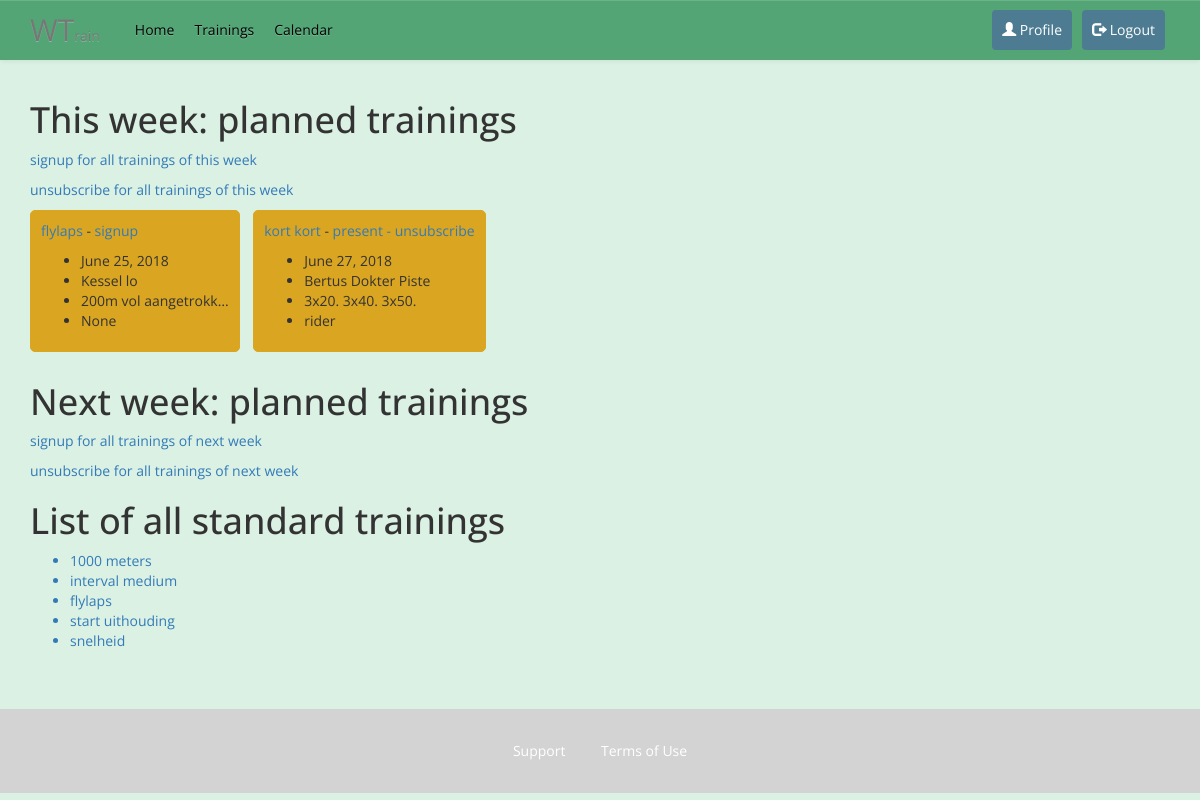
The page /all-trainings/ (signed in) on the database its author committed.
### home/models.py (models this page shows, shortened)
class Training(models.Model):
    name = models.CharField(max_length=60, default='AddName')
    is_standard = models.BooleanField(default=True)
    date = models.DateField((u"Date"), default=datetime.date.today, blank=True, null=True)
    start_time = models.TimeField((u"Start Time"), blank=True, null=True)
    end_time = models.TimeField((u"End Time"), blank=True, null=True)
    location = models.ForeignKey(Location, on_delete=models.CASCADE,)
    trainers = models.ManyToManyField(Profile, blank=True, related_name='trainer')
    riders = models.ManyToManyField(Profile, blank=True, related_name='athlete')
    program = models.ForeignKey(Training_program, on_delete=models.CASCADE, blank=True, null=True)
    warm_up = models.ForeignKey(Warm_up, on_delete=models.CASCADE, blank=True, null=True)
    core = models.ForeignKey(Core, on_delete=models.CASCADE, blank=True, null=True)
    cool_down = models.ForeignKey(Cool_down, on_delete=models.CASCADE, blank=True, null=True)
    def __str__(self):
        return self.name
    class Meta:
        ordering = ['name']

class Location(models.Model):
    name = models.CharField(max_length=30)
    address = models.CharField(max_length=50)
    city = models.CharField(max_length=60)
    state_province = models.CharField(max_length=30, blank=True)
    country = models.CharField(max_length=50)
    def __str__(self):
        return self.name
    class Meta:
        ordering = ['name']

class Core(models.Model):
    name = models.CharField(max_length=50, default="core")
    content_1 = models.TextField(max_length=1000, blank=True)
    content_1_repeat = models.IntegerField(default=1, blank=True, null=True, verbose_name="aantal keer")
    content_2 = models.TextField(max_length=1000, blank=True, null=True)
    content_2_repeat = models.IntegerField(default=1, blank=True, null=True, verbose_name="aantal keer")

### home/views.py (the view, shortened to what this page needs)
# urls.py: url(r'^all-trainings/$', views.display_trainings),
@login_required
def display_trainings(request):
    trainings_standard = Training.objects.filter(is_standard=True).order_by('date')
    weekNumber = date.today().isocalendar()[1]
    weekNumberPlus = weekNumber + 1
    print(weekNumber)
    trainings_future_week = Training.objects.filter(is_standard=False).filter(date__week=weekNumber).order_by('date')
    trainings_future_next_week = Training.objects.filter(is_standard=False).filter(date__week=weekNumberPlus).order_by('date')
    trainings_future_week_dict= {}
    for training in trainings_future_week:
        trainers = training.trainers.all()
        riders = training.riders.all()
        user_is_present = None
        if request.user.profile in trainers:
            user_is_present = "trainer"
        if request.user.profile in riders:
            user_is_present = "rider"
        if request.user.profile in riders and request.user.profile in trainers:
            user_is_present = "rider & trainer"
        trainings_future_week_dict[training] = user_is_present
    trainings_future_next_week_dict= {}
    context = {
        'next': '/all-trainings/',
        'weekNumber': weekNumber,
        'weekNumberPlus': weekNumberPlus,
        'trainings_standard': trainings_standard,
        'trainings_future_week': trainings_future_week,
        'trainings_future_week_dict': trainings_future_week_dict,
        'trainings_future_next_week_dict': trainings_future_next_week_dict,
    }
    return render(request, 'home/view_trainings.html', context)

### home/templates/home/view_trainings.html (shortened to what this page needs)
{% extends "home/base.html" %}
{% load static %}
{% block content %}
<div class="container">
    <h1>This week: planned trainings</h1>
    <p><a href="/training-detail/week/{{ weekNumber }}/subscribe">signup for all trainings of this week</a></p>
    <p><a href="/training-detail/week/{{ weekNumber }}/unsubscribe">unsubscribe for all trainings of this week</a></p>
    <div>
        {% for training,user_is_present in trainings_future_week_dict.items %}
        <div class="inline-block week-training-element">
            <p><a href="/training-detail/{{training.id}}/">{{ training }}</a> -
                {% if user_is_present %} <a href="/training-detail/{{ training.id }}/unsubscribe/?next={{next}}"> present - unsubscribe </a>
                {% else %} <a href="/training-detail/{{ training.id }}/subscribe/?next={{next}}">signup </a>
                {% endif %}
            </p>
            <ul>
                <li>{{ training.date }}</li>
                <li>{{ training.location }}</li>
                <li>{{ training.core.content_1|truncatechars:20 }}</li>
                <li>{{ user_is_present }}</li>
            </ul>
        </div>
        {% endfor %}
    </div>
    <h1>Next week: planned trainings</h1>
    <p><a href="/training-detail/week/{{ weekNumberPlus }}/subscribe">signup for all trainings of next week</a></p>
    <p><a href="/training-detail/week/{{ weekNumberPlus }}/unsubscribe">unsubscribe for all trainings of next week</a></p>
    <h1>List of all standard trainings</h1>
    <ul>
        {% for training in trainings_standard %}
            <a href="/training-detail/{{training.id}}/"><li>{{ training }}</li></a>
        {% endfor %}
    </ul>
</div>
{% endblock content %}

### home/static/home/css/stylesheet.css (style rules this page uses)
body { background-color: #DAF1E4 ; font-family:'Open Sans', serif!important; }
.inline-block { display: inline-block; }
.week-training-element { background-color: goldenrod; border: 1px solid goldenrod; padding: 10px; margin-right: 10px; margin-bottom: 10px; border-radius: 5px; }

### rows shown on the page
Training: name "flylaps", date "June 25, 2018", location "Kessel lo", core.content_1 "200m vol aangetrokk…", user_is_present "None"
Training: name "kort kort", date "June 27, 2018", location "Bertus Dokter Piste", core.content_1 "3x20. 3x40. 3x50.", user_is_present "rider"
Training: name "1000 meters"
Training: name "interval medium"
Training: name "flylaps"
Training: name "start uithouding"
Training: name "snelheid"
